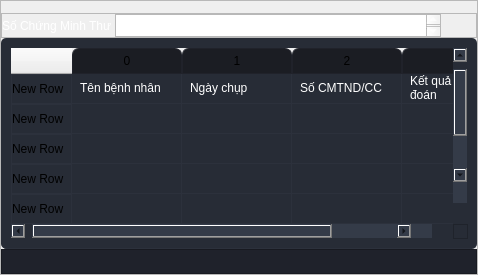
                  <widget class="QFrame" name="frame_dataImage_LungMenu">
                   <property name="maximumSize">
                    <size>
                     <width>16777215</width>
                     <height>275</height>
                    </size>
                   </property>
                   <property name="frameShape">
                    <enum>QFrame::StyledPanel</enum>
                   </property>
                   <property name="frameShadow">
                    <enum>QFrame::Raised</enum>
                   </property>
                   <layout class="QVBoxLayout" name="verticalLayout_21">
                    <property name="spacing">
                     <number>0</number>
                    </property>
                    <property name="leftMargin">
                     <number>0</number>
                    </property>
                    <property name="topMargin">
                     <number>12</number>
                    </property>
                    <property name="rightMargin">
                     <number>0</number>
                    </property>
                    <property name="bottomMargin">
                     <number>0</number>
                    </property>
                    <item>
                     <widget class="QFrame" name="frame_ResidentInfor_LungMenu">
                      <property name="sizePolicy">
                       <sizepolicy hsizetype="Preferred" vsizetype="Minimum">
                        <horstretch>0</horstretch>
                        <verstretch>0</verstretch>
                       </sizepolicy>
                      </property>
                      <property name="minimumSize">
                       <size>
                        <width>0</width>
                        <height>25</height>
                       </size>
                      </property>
                      <property name="maximumSize">
                       <size>
                        <width>16777215</width>
                        <height>25</height>
                       </size>
                      </property>
                      <property name="frameShape">
                       <enum>QFrame::StyledPanel</enum>
                      </property>
                      <property name="frameShadow">
                       <enum>QFrame::Raised</enum>
                      </property>
                      <layout class="QHBoxLayout" name="horizontalLayout_11">
                       <property name="spacing">
                        <number>3</number>
                       </property>
                       <property name="leftMargin">
                        <number>0</number>
                       </property>
                       <property name="topMargin">
                        <number>0</number>
                       </property>
                       <property name="rightMargin">
                        <number>0</number>
                       </property>
                       <property name="bottomMargin">
                        <number>0</number>
                       </property>
                       <item>
                        <widget class="QLabel" name="label_ResidentNumber_LungMenu">
                         <property name="maximumSize">
                          <size>
                           <width>16777215</width>
                           <height>25</height>
                          </size>
                         </property>
                         <property name="styleSheet">
                          <string notr="true">color: rgb(255, 255, 255);</string>
                         </property>
                         <property name="text">
                          <string>Số Chứng Minh Thư</string>
                         </property>
                        </widget>
                       </item>
                       <item>
                        <widget class="QTextEdit" name="textbox_ResidentNumber_LungMenu">
                         <property name="maximumSize">
                          <size>
                           <width>16777215</width>
                           <height>25</height>
                          </size>
                         </property>
                         <property name="styleSheet">
                          <string notr="true">color: rgb(255, 255, 255);</string>
                         </property>
                        </widget>
                       </item>
                       <item>
                        <widget class="QPushButton" name="btn_Search_LungMenu">
                         <property name="minimumSize">
                          <size>
                           <width>25</width>
                           <height>25</height>
                          </size>
                         </property>
                         <property name="styleSheet">
                          <string notr="true">QPushButton {	
	border: none;
	background-color: transparent;
}
QPushButton:hover {
	background-color: rgb(52, 59, 72);
}
QPushButton:pressed {	
	background-color: rgb(85, 170, 255);
}</string>
                         </property>
                         <property name="text">
                          <string/>
                         </property>
                         <property name="icon">
                          <iconset resource="../9.07.2020 - design - mvp/demo_mvp/resource.qrc">
                           <normaloff>:/24x24/icons/24x24/cil-arrow-circle-right.png</normaloff>:/24x24/icons/24x24/cil-arrow-circle-right.png</iconset>
                         </property>
                        </widget>
                       </item>
                      </layout>
                     </widget>
                    </item>
                    <item>
                     <widget class="QTableWidget" name="tableWidget_foundResident_LungMenu">
                      <property name="styleSheet">
                       <string notr="true">QTableWidget {	
	background-color: rgb(39, 44, 54);
	color: rgb(255, 255, 255);
	padding: 10px;
	border-radius: 5px;
	gridline-color: rgb(44, 49, 60);
	border-bottom: 1px solid rgb(44, 49, 60);
}
QTableWidget::item{
	border-color: rgb(44, 49, 60);
	padding-left: 5px;
	padding-right: 5px;
	gridline-color: rgb(44, 49, 60);
}
QTableWidget::item:selected{
	background-color: rgb(85, 170, 255);
}
QScrollBar:horizontal {
    border: none;
    background: rgb(52, 59, 72);
    height: 14px;
    margin: 0px 21px 0 21px;
	border-radius: 0px;
}
 QScrollBar:vertical {
	border: none;
    background: rgb(52, 59, 72);
    width: 14px;
    margin: 21px 0 21px 0;
	border-radius: 0px;
 }
QHeaderView::section{
	Background-color: rgb(39, 44, 54);
	max-width: 30px;
	border: 1px solid rgb(44, 49, 60);
	border-style: none;
    border-bottom: 1px solid rgb(44, 49, 60);
    border-right: 1px solid rgb(44, 49, 60);
}
QTableWidget::horizontalHeader {	
	background-color: rgb(81, 255, 0);
}
QHeaderView::section:horizontal
{
    border: 1px solid rgb(32, 34, 42);
	background-color: rgb(27, 29, 35);
	padding: 3px;
	border-top-left-radius: 7px;
    border-top-right-radius: 7px;
}
QHeaderView::section:vertical
{
    border: 1px solid rgb(44, 49, 60);
}
</string>
                      </property>
                      <property name="frameShape">
                       <enum>QFrame::NoFrame</enum>
                      </property>
                      <property name="verticalScrollBarPolicy">
                       <enum>Qt::ScrollBarAlwaysOn</enum>
                      </property>
                      <property name="sizeAdjustPolicy">
                       <enum>QAbstractScrollArea::AdjustToContents</enum>
                      </property>
                      <property name="editTriggers">
                       <set>QAbstractItemView::NoEditTriggers</set>
                      </property>
                      <property name="dragDropOverwriteMode">
                       <bool>true</bool>
                      </property>
                      <property name="selectionBehavior">
                       <enum>QAbstractItemView::SelectRows</enum>
                      </property>
                      <attribute name="horizontalHeaderCascadingSectionResizes">
                       <bool>true</bool>
                      </attribute>
                      <attribute name="horizontalHeaderDefaultSectionSize">
                       <number>110</number>
                      </attribute>
                      <attribute name="verticalHeaderStretchLastSection">
                       <bool>true</bool>
                      </attribute>
                      <row>
                       <property name="text">
                        <string>New Row</string>
                       </property>
                      </row>
                      <row>
                       <property name="text">
                        <string>New Row</string>
                       </property>
                      </row>
                      <row>
                       <property name="text">
                        <string>New Row</string>
                       </property>
                      </row>
                      <row>
                       <property name="text">
                        <string>New Row</string>
                       </property>
                      </row>
                      <row>
                       <property name="text">
                        <string>New Row</string>
                       </property>
                      </row>
                      <row>
                       <property name="text">
                        <string>New Row</string>
                       </property>
                      </row>
                      <row>
                       <property name="text">
                        <string>New Row</string>
                       </property>
                      </row>
                      <row>
                       <property name="text">
                        <string>New Row</string>
                       </property>
                      </row>
                      <row>
                       <property name="text">
                        <string>New Row</string>
                       </property>
                      </row>
                      <row>
                       <property name="text">
                        <string>New Row</string>
                       </property>
                      </row>
                      <column>
                       <property name="text">
                        <string>0</string>
                       </property>
                       <property name="background">
                        <color>
                         <red>255</red>
                         <green>255</green>
                         <blue>255</blue>
                        </color>
                       </property>
                       <property name="foreground">
                        <brush brushstyle="NoBrush">
                         <color alpha="255">
                          <red>255</red>
                          <green>255</green>
                          <blue>255</blue>
                         </color>
                        </brush>
                       </property>
                      </column>
                      <column>
                       <property name="text">
                        <string>1</string>
                       </property>
                      </column>
                      <column>
                       <property name="text">
                        <string>2</string>
                       </property>
                      </column>
                      <column>
                       <property name="text">
                        <string>3</string>
                       </property>
                      </column>
                      <item row="0" column="0">
                       <property name="text">
                        <string>Tên bệnh nhân</string>
                       </property>
                      </item>
                      <item row="0" column="1">
                       <property name="text">
                        <string>Ngày chụp</string>
                       </property>
                      </item>
                      <item row="0" column="2">
                       <property name="text">
                        <string>Số CMTND/CC</string>
                       </property>
                      </item>
                      <item row="0" column="3">
                       <property name="text">
                        <string>Kết quả chẩn đoán</string>
                       </property>
                      </item>
                     </widget>
                    </item>
                    <item>
                     <widget class="QFrame" name="frame_PickedImage_LungMenu">
                      <property name="minimumSize">
                       <size>
                        <width>0</width>
                        <height>25</height>
                       </size>
                      </property>
                      <property name="styleSheet">
                       <string notr="true">background-color: rgb(36, 40, 50);
background-color: rgb(31, 34, 43);</string>
                      </property>
                      <property name="frameShape">
                       <enum>QFrame::StyledPanel</enum>
                      </property>
                      <property name="frameShadow">
                       <enum>QFrame::Raised</enum>
                      </property>
                      <layout class="QHBoxLayout" name="horizontalLayout_12">
                       <property name="spacing">
                        <number>0</number>
                       </property>
                       <property name="leftMargin">
                        <number>0</number>
                       </property>
                       <property name="topMargin">
                        <number>0</number>
                       </property>
                       <property name="rightMargin">
                        <number>0</number>
                       </property>
                       <property name="bottomMargin">
                        <number>0</number>
                       </property>
                       <item>
                        <widget class="QLabel" name="label_PickedImage_LungMenu">
                         <property name="text">
                          <string/>
                         </property>
                        </widget>
                       </item>
                       <item>
                        <widget class="QPushButton" name="btn_seeDetailInfor_LungMenu">
                         <property name="maximumSize">
                          <size>
                           <width>25</width>
                           <height>25</height>
                          </size>
                         </property>
                         <property name="styleSheet">
                          <string notr="true">QPushButton {	
	border: none;
	background-color: transparent;
}
QPushButton:hover {
	background-color: rgb(52, 59, 72);
}
QPushButton:pressed {	
	background-color: rgb(85, 170, 255);
}</string>
                         </property>
                         <property name="text">
                          <string/>
                         </property>
                         <property name="icon">
                          <iconset resource="../9.07.2020 - design - mvp/demo_mvp/resource.qrc">
                           <normaloff>:/24x24/icons/24x24/cil-justify-left.png</normaloff>:/24x24/icons/24x24/cil-justify-left.png</iconset>
                         </property>
                        </widget>
                       </item>
                       <item>
                        <widget class="QPushButton" name="btn_deleteRecord_LungMenu">
                         <property name="minimumSize">
                          <size>
                           <width>25</width>
                           <height>25</height>
                          </size>
                         </property>
                         <property name="maximumSize">
                          <size>
                           <width>25</width>
                           <height>25</height>
                          </size>
                         </property>
                         <property name="styleSheet">
                          <string notr="true">QPushButton {	
	border: none;
	background-color: transparent;
}
QPushButton:hover {
	background-color: rgb(52, 59, 72);
}
QPushButton:pressed {	
	background-color: rgb(85, 170, 255);
}</string>
                         </property>
                         <property name="text">
                          <string/>
                         </property>
                         <property name="icon">
                          <iconset resource="../9.07.2020 - design - mvp/demo_mvp/resource.qrc">
                           <normaloff>:/24x24/icons/24x24/cil-trash.png</normaloff>:/24x24/icons/24x24/cil-trash.png</iconset>
                         </property>
                        </widget>
                       </item>
                      </layout>
                     </widget>
                    </item>
                   </layout>
                  </widget>
